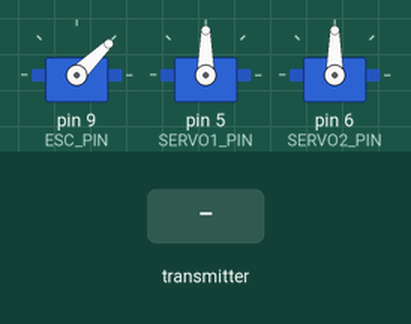
Bench run of a sketch on a simulated Arduino Uno, built with avr-gcc and run on an emulated ATmega328P. On the bench: 3 × servo. The test bench sets the inputs (shaded band). No radio packets arrive unless stated.

Above: at 4.2 s.
4.3 s: the transmitter starts sending LXValue = 0
At 4.7 s:
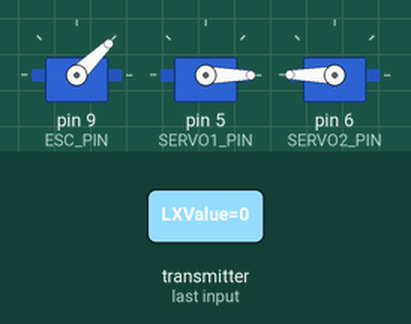
5.8 s: the transmitter starts sending RXValue = 64
At 7.0 s:
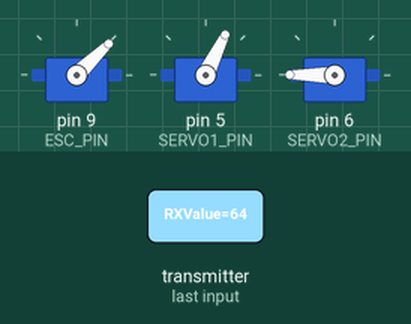
7.3 s: the transmitter starts sending RYValue = 64
At 8.1 s:
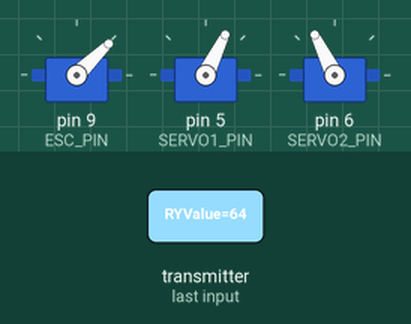
8.8 s: the transmitter starts sending LXValue = 64
At 9.3 s:
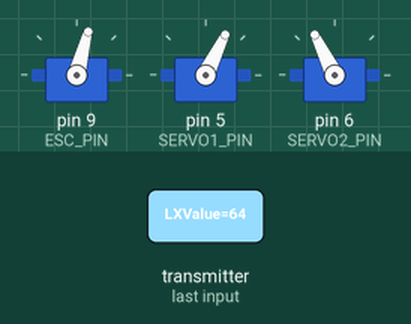
10.3 s: the transmitter starts sending RXValue = 0
At 11.5 s:
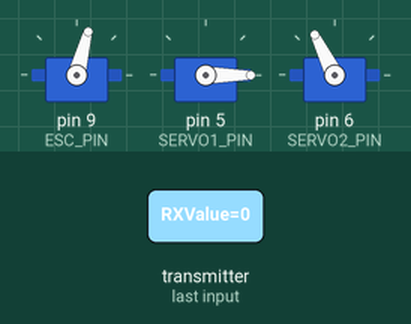
11.8 s: the transmitter starts sending RYValue = 0
At 12.8 s:
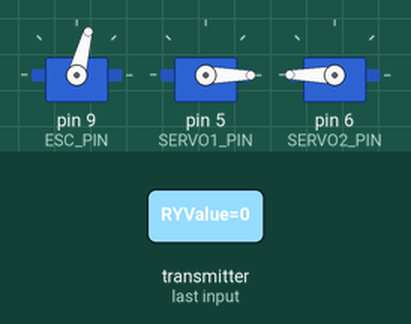
Timing chart, 0 to 14.3 s (numbered marks = the images above; inputs shaded):
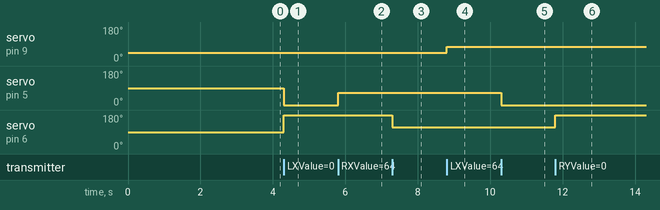

Measured:
- after the input at 4.3 s, servo on pin 5 (SERVO1_PIN): 90° → 0° at once; servo on pin 6 (SERVO2_PIN): 90° → 180° at once
- after the input at 5.8 s, servo on pin 5 (SERVO1_PIN): 0° → 64° at once
- after the input at 7.3 s, servo on pin 6 (SERVO2_PIN): 180° → 116° at once
- after the input at 8.8 s, servo on pin 9 (ESC_PIN): 44° → 75° at once
- after the input at 10.3 s, servo on pin 5 (SERVO1_PIN): 64° → 0° at once
- after the input at 11.8 s, servo on pin 6 (SERVO2_PIN): 116° → 180° at once

The sketch:

receiver.ino
```cpp
#include <SPI.h>
#include <nRF24L01.h>
#include <RF24.h>
#include <Servo.h>

#define CE_PIN 7
#define CSN_PIN 8
#define ESC_PIN 9  // ESC signal pin
#define SERVO1_PIN 5 // First servo (e.g., elevator)
#define SERVO2_PIN 6 // Second servo (reversed ailerons, connected together)

RF24 radio(CE_PIN, CSN_PIN);
const byte address[6] = "00001"; // Same address as transmitter
Servo esc;  // ESC controlled as a servo
Servo servo1, servo2;  // Additional servos

unsigned long lastMessageTime = 0;  // Timestamp of last received message
const unsigned long messageTimeout = 3000;  // Timeout in milliseconds (3 seconds)

// Define struct to match transmitter's packet
struct DataPacket {
    uint8_t LXValue; // 1 byte (left joystick X - throttle)
    uint8_t RXValue; // 1 byte (right joystick X - elevator)
    uint8_t RYValue; // 1 byte (right joystick Y - reversed ailerons)
} packet;

void setup() {
    // Attach ESC and servos
    esc.attach(ESC_PIN);
    servo1.attach(SERVO1_PIN);
    servo2.attach(SERVO2_PIN);

    // Send minimum throttle signal to arm the ESC
    esc.writeMicroseconds(1000);
    delay(3000);

    // Initialize radio
    radio.begin();
    radio.openReadingPipe(0, address);
    radio.setPALevel(RF24_PA_HIGH);  // Increased power level
    radio.startListening();

    // Initialize the last message time to current time
    lastMessageTime = millis();
}

void loop() {
    // Check if a signal is available
    if (radio.available()) {
        radio.read(&packet, sizeof(packet));

        // Update the last message timestamp
        lastMessageTime = millis();

        // Convert throttle (LXValue) to ESC range (1000-2000μs)
        int escValue;
        if (packet.LXValue < 10) {
            escValue = 1000;  // Minimum/idle
        } else {
            escValue = map(packet.LXValue, 10, 180, 1000, 2000);
        }
        esc.writeMicroseconds(escValue);

        // Convert right joystick values to servo range (0-180 degrees)
        int servo1Angle = map(packet.RXValue, 0, 180, 0, 180); // Elevator
        int servo2Angle = map(packet.RYValue, 0, 180, 180, 0); // Reversed ailerons

        // Set servo positions
        servo1.write(servo1Angle);
        servo2.write(servo2Angle);
    }

    // Check if we've exceeded the timeout period
    if (millis() - lastMessageTime > messageTimeout) {
        // No message received for 3 seconds, stop the motor and reset servos
        esc.writeMicroseconds(1000);  // Set to minimum throttle
        servo1.write(90);  // Neutral position
        servo2.write(90);  // Neutral position
    }
}
```
